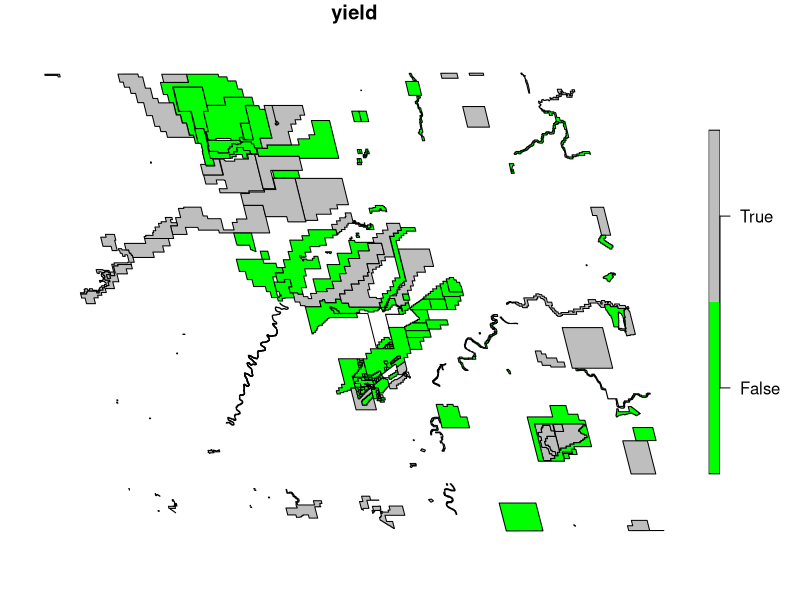
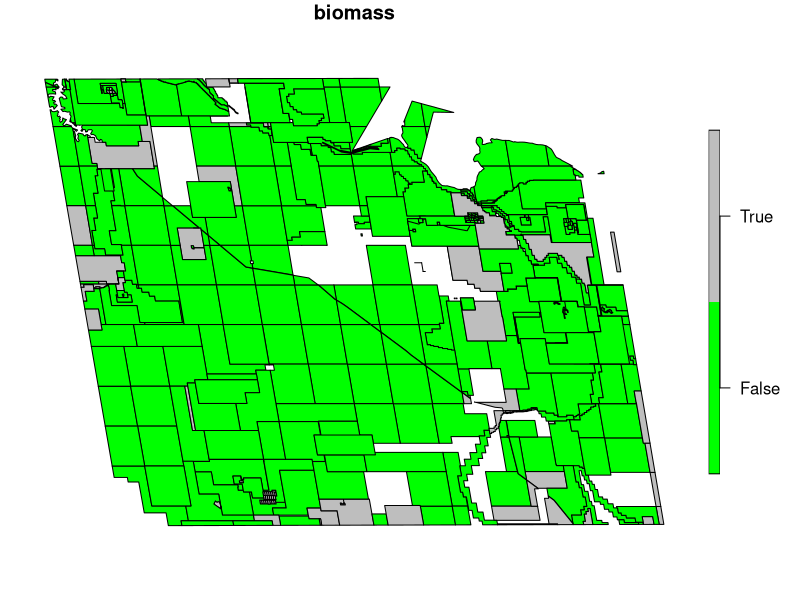
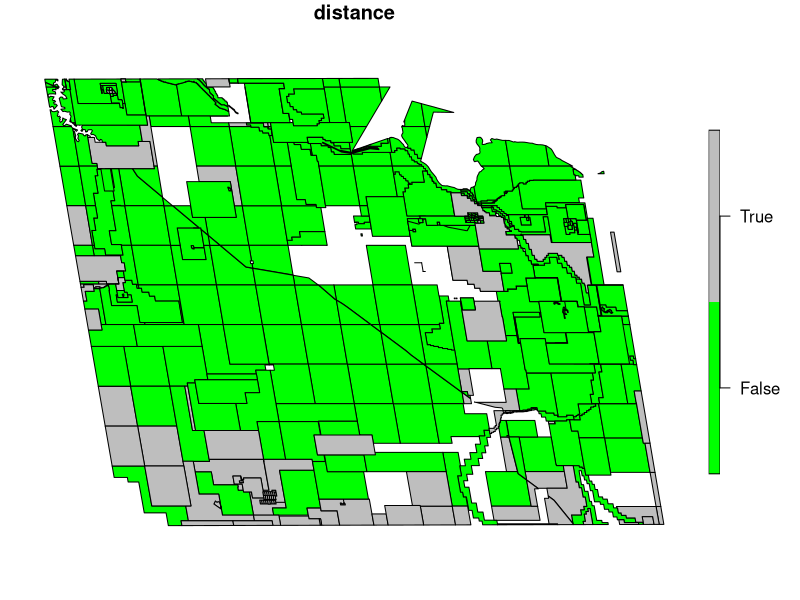

Recreate these plots in R, in order.
setwd("/home/petra/Studium/spatopt/LandUseOptimization")
library(sf)
library(dplyr)
library(stars)

# load from /results
yield <- read.csv("./results/study1_inverseMut/result_F1_yield.csv", sep = ",")
biomass <- read.csv("./results/study1_inverseMut/result_F2_biomass.csv", sep = ",")
dist <- read.csv("./results/study1_inverseMut/result_F3_dist.csv", sep = ",")

yield <- read.csv("./results/study2/sol52.csv", sep = ",")

# make into sf data frames
yield$geometry <- as.character(yield$geometry)
yield$geometry <- as.list(yield$geometry)
yield <- st_as_sf(yield)
yield <- st_zm(yield, drop = TRUE)

biomass$geometry <- as.character(biomass$geometry)
biomass$geometry <- as.list(biomass$geometry)
biomass <- st_as_sf(biomass)
biomass <- st_zm(biomass, drop = TRUE)

dist$geometry <- as.character(dist$geometry)
dist$geometry <- as.list(dist$geometry)
dist <- st_as_sf(dist)
dist <- st_zm(dist, drop = TRUE)

# plot
plot(yield["mining"], pal = c("green", "grey"), main="yield")
plot(biomass["mining"], pal = c("green", "grey"), main="biomass")
plot(dist["mining"], pal = c("green", "grey"), main="distance")

write_sf(yield, "./results/study2/sol52.shp")
write_sf(biomass, "./results/study1_inverseMut/best_bio.shp")
write_sf(dist, "./results/study1_inverseMut/best_dist.shp")
